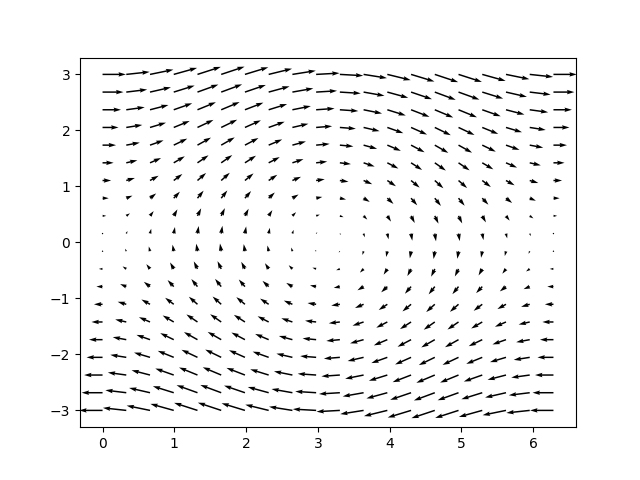

Write the Python code that produced this figure.
import matplotlib.pyplot as plt
import numpy as np
def phys_osc(x):
	return (x[1], np.sin(x[0]))
x_lim = (0, 2*np.pi)
y_lim = (-3,3)
x,y = np.meshgrid(np.linspace(*x_lim, num=20), np.linspace(*y_lim, num=20))
X,Y = phys_osc([x,y])
plt.quiver(x,y,X,Y)
plt.savefig("phase_portait.png")
